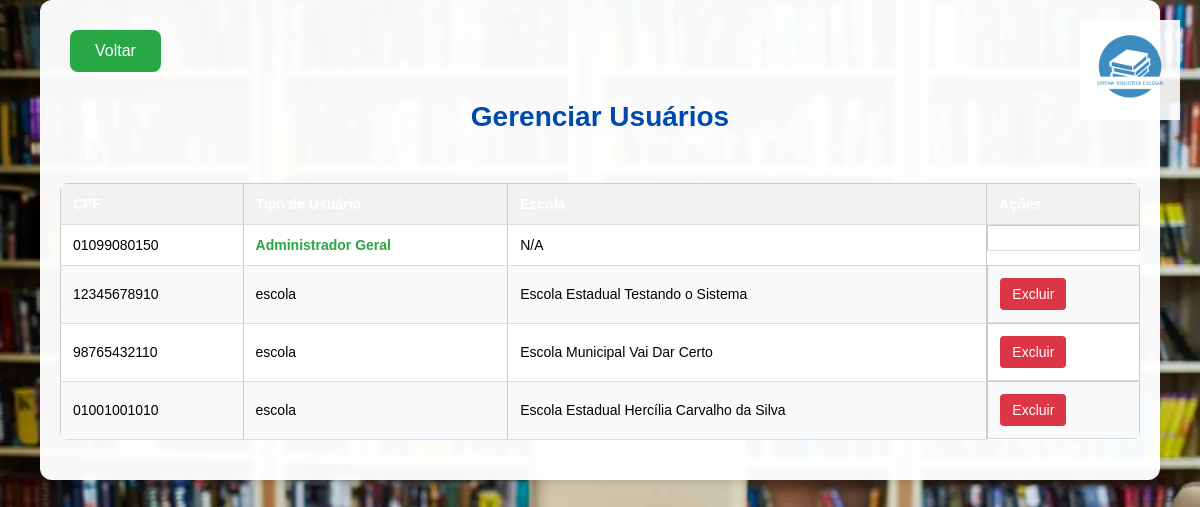
The page /gerenciar_usuarios (signed in) on the database as committed earlier.
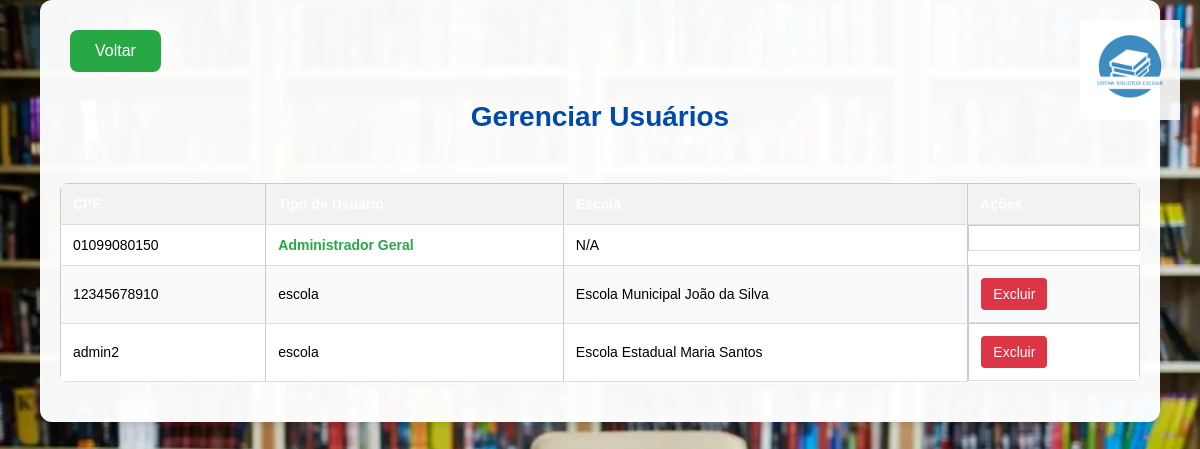
The same page on the database as committed later.
### tables this page shows
CREATE TABLE usuarios (
    id INTEGER PRIMARY KEY AUTOINCREMENT,
    cpf TEXT NOT NULL,
    senha TEXT NOT NULL,
    escola_id INTEGER,
    tipo_usuario TEXT DEFAULT 'escola',
    FOREIGN KEY (escola_id) REFERENCES escolas(id),
    UNIQUE(cpf, escola_id)
);

CREATE TABLE escolas (
    id INTEGER PRIMARY KEY AUTOINCREMENT,
    nome TEXT NOT NULL,
    endereco TEXT,
    telefone TEXT
);

### app.py (the view)
@app.route('/gerenciar_usuarios')
def gerenciar_usuarios():
    if 'usuario_cpf' not in session:
        return redirect(url_for('login'))
    if session.get('tipo_usuario') != 'super_admin':
        flash('Apenas o administrador geral pode gerenciar usuários!', 'error')
        return redirect(url_for('index'))
    conn = get_db_connection()
    usuarios = conn.execute('''
        SELECT u.*, e.nome as escola_nome
        FROM usuarios u
        LEFT JOIN escolas e ON u.escola_id = e.id
    ''').fetchall()
    conn.close()
    return render_template('gerenciar_usuarios.html', usuarios=usuarios)

### app.py (called while the page is built)
def get_db_connection():
    conn = sqlite3.connect('database.db')
    conn.row_factory = sqlite3.Row
    return conn

### templates/gerenciar_usuarios.html (shortened to what this page needs)
<!DOCTYPE html>
<html lang="pt-br">
<head>
    <link rel="stylesheet" href="{{ url_for('static', filename='style.css') }}">
</head>
<body>
    <div class="logo-container">
        <img src="{{ url_for('static', filename='logosbe.png') }}" alt="Logo Sistema Biblioteca Escolar">
    </div>
    <div class="container">
        <a href="{{ url_for('index') }}" class="back-button">Voltar</a>
        <h1>Gerenciar Usuários</h1>
        <div class="table-container">
            <table>
                <thead>
                    <tr>
                        <th>CPF</th>
                        <th>Tipo de Usuário</th>
                        <th>Escola</th>
                        <th>Ações</th>
                    </tr>
                </thead>
                <tbody>
                    {% for usuario in usuarios %}
                    <tr>
                        <td>{{ usuario.cpf }}</td>
                        <td>
                            {% if usuario.tipo_usuario == 'super_admin' %}
                                <span class="super-admin">Administrador Geral</span>
                            {% else %}
                                {{ usuario.tipo_usuario }}
                            {% endif %}
                        </td>
                        <td>{{ usuario.escola_nome or 'N/A' }}</td>
                        <td class="action-buttons">
                            {% if usuario.tipo_usuario != 'super_admin' %}
                            <a href="{{ url_for('excluir_usuario', cpf=usuario.cpf) }}"
                               class="delete-button"
                               onclick="return confirm('Tem certeza que deseja excluir este usuário?')">
                                Excluir
                            </a>
                            {% endif %}
                        </td>
                    </tr>
                    {% endfor %}
                </tbody>
            </table>
        </div>
    </div>
</body>
</html>

Rows that differ between the two databases and show on the page:
removed usuarios: cpf "12345678910", tipo_usuario "escola", nome "Escola Estadual Testando o Sistema"
removed usuarios: cpf "98765432110", tipo_usuario "escola", nome "Escola Municipal Vai Dar Certo"
removed usuarios: cpf "01001001010", tipo_usuario "escola", nome "Escola Estadual Hercília Carvalho da Silva"
added usuarios: cpf "12345678910", tipo_usuario "escola", nome "Escola Municipal João da Silva"
added usuarios: cpf "admin2", tipo_usuario "escola", nome "Escola Estadual Maria Santos"
